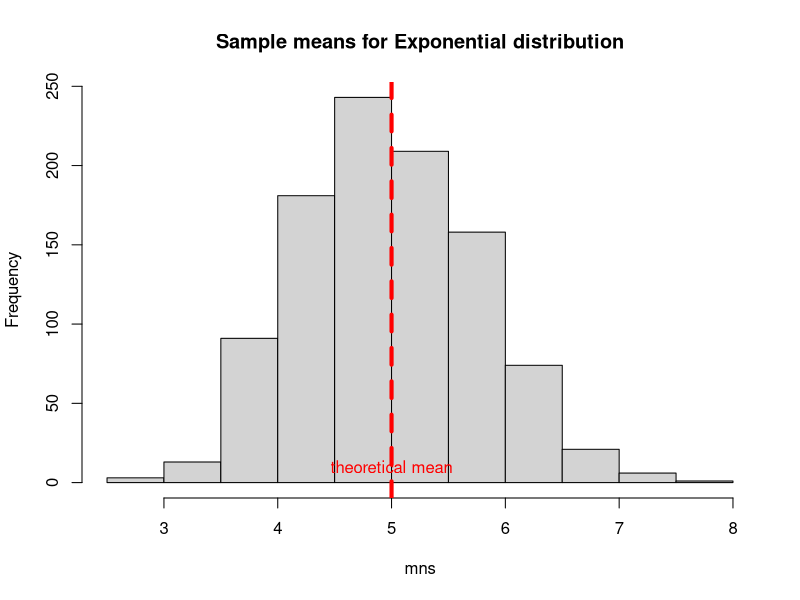
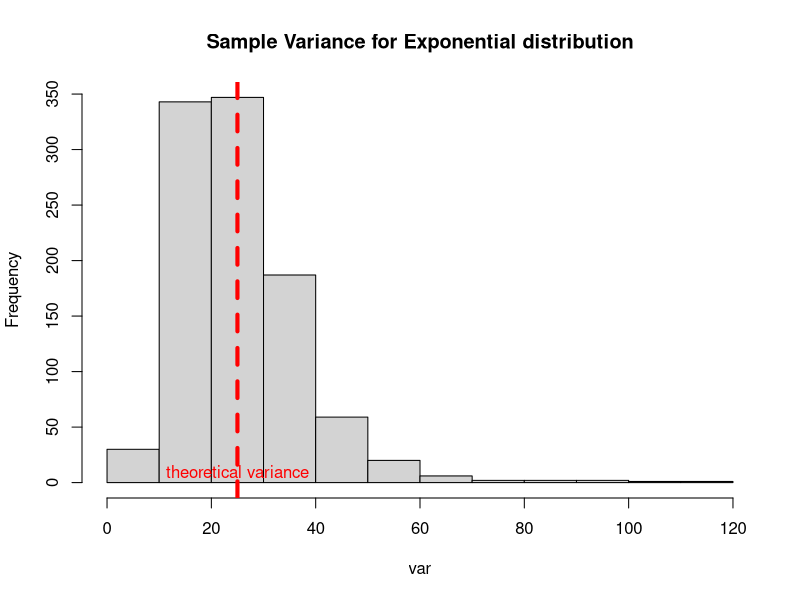
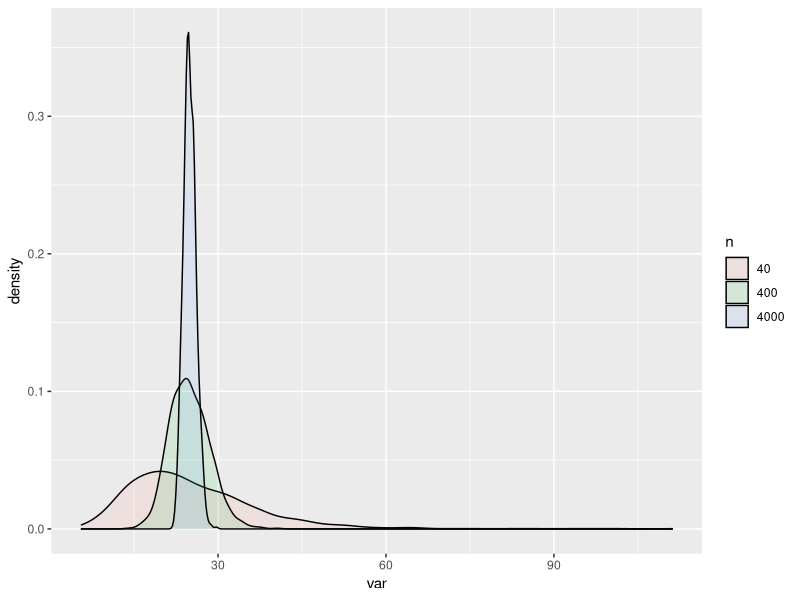

Generate these figures, in order, with R:
# R script to simulate exponential dsitribution and compare it to CLT

library("ggplot2")

rate <- 0.2 # rate parameter
n <- 40 
obs <- 1000 # number of observations
th_mean <-1/rate
th_variance <- th_mean^2
th_sd <- th_mean

#1. Show the sample mean and compare it to the theoretical mean of the distribution.
mns = NULL
for (i in 1 : obs) mns = c(mns,mean(rexp(n, rate)))
hist(mns, main="Sample means for Exponential distribution")
abline(v=th_mean,col="red",lty="dashed", lwd=4)
text(th_mean,10, "theoretical mean", col = "red")

#2. Show how variable the sample is (via variance) and compare it to the theoretical variance of the distribution.
var=NULL
for (i in 1 : obs) {
  exp <- rexp(n, rate)
  sample_mean <- mean(exp)
  sample_variance <- sum((exp - sample_mean)^2)/(n-1) # calculating the variance of each sample.
  var = c(var,sample_variance)
}
n_s <- data.frame(var)
n_s$n <- '40'


hist(var, main="Sample Variance for Exponential distribution")
abline(v=th_variance,col="red",lty="dashed", lwd=4)
text(th_variance,10, "theoretical variance", col = "red")

#3. Show that the distribution is approximately normal.

# generate variance for the dsitrbution with bigger n's.
n <- 400
var <-NULL
exp<-NULL
sample_mean <- NULL
for (i in 1 : obs) {
  exp <- rexp(n, rate)
  sample_mean <- mean(exp)
  sample_variance <- sum((exp - sample_mean)^2)/(n-1) # calculating the variance of each sample.
  var = c(var,sample_variance)
}
n_m <- data.frame(var)
n_m$n <- '400'

n <- 4000
var <- NULL
exp<-NULL
sample_mean <- NULL
for (i in 1 : obs) {
  exp <- rexp(n, rate)
  sample_mean <- mean(exp)
  sample_variance <- sum((exp - sample_mean)^2)/(n-1) # calculating the variance of each sample.
  var = c(var,sample_variance)
}
n_l <- data.frame(var)
n_l$n <- '4000'
# Combine the variance for different n's


variance_mr <- rbind(n_s,n_m,n_l)
ggplot(variance_mr, aes(var, fill = n)) + geom_density(alpha = 0.1)

